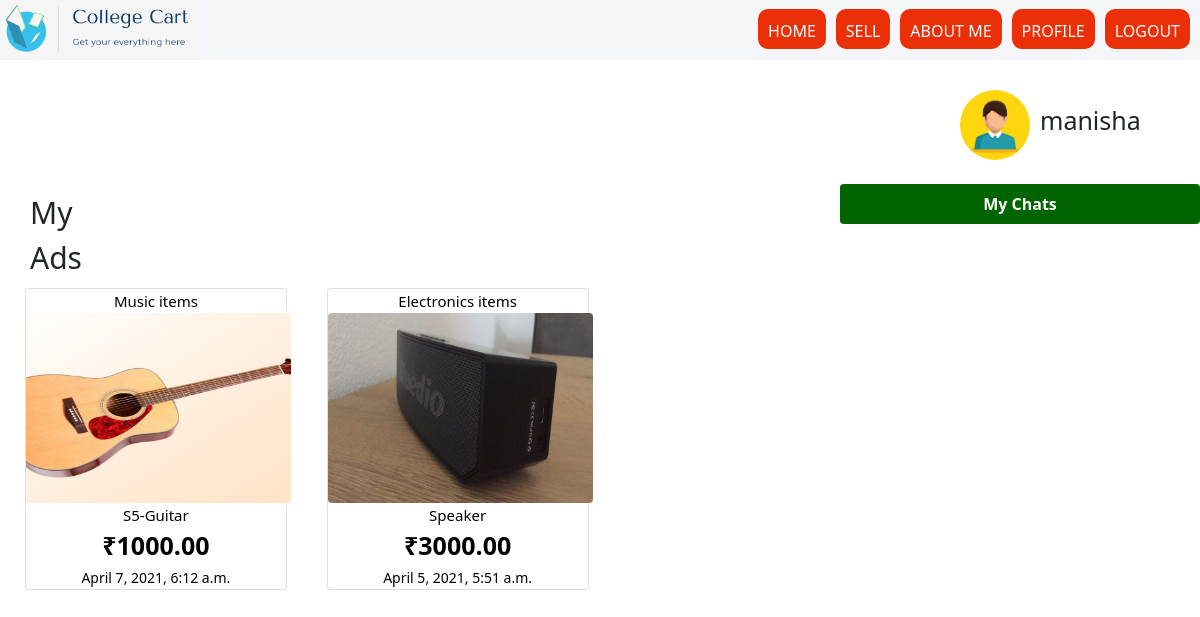
The app's page /shop/profile/ (signed in) with its own data.
### shop/models.py (models this page shows)
class item(models.Model):
	user=models.ForeignKey(User, on_delete=models.CASCADE)
	category=models.ForeignKey(Category, on_delete=models.CASCADE)
	subcategoryname=models.ForeignKey(subcategory, on_delete=models.CASCADE)
	title=models.CharField(max_length=1000,null=False, blank=False)
	image=models.ImageField(null= False, blank=False, upload_to="itemimage" )
	description=models.CharField(max_length=1000, null=False, blank=False)
	price = models.DecimalField(max_digits=10, decimal_places=2)
	address=models.CharField(max_length=1000,null=False, blank=False)
	available = models.BooleanField(default=True)
	published_on=models.DateTimeField(auto_now=True)

class Category(models.Model):
	name=models.CharField(max_length=100)
	def __str__(self):
		return self.name

### shop/views.py (the view)
# urls.py: path('profile/',views.profileView,name="profile"),
@login_required
def profileView(request):
	logged_in_user = request.user
	logged_in_user_items = item.objects.filter(user=logged_in_user,available=True)
	return render(request, 'profile.html', {'items':logged_in_user_items})

### shop/context_processors.py (called while the page is built)
def menu_categories(request):
    categories = Category.objects.all()
    return {'menu_categories':categories}

### shop/templates/profile.html (shortened to what this page needs)
{% extends 'index.html' %}
{% block content %}
{% load static %}
<div id="container1" style="background-color:#f5f6fa;">
    <div class="headline" style="display: flex; flex-direction: row; justify-content: space-between;">
    <div class="image" style="display: flex;"><img src="{% static './logo1.PNG' %}" style="width: 200px; height: 60px;">
    </div>
    <div class="tags" style="display: flex;">
        <div class="icons" style="display: flex; flex-direction: row; justify-content: space-around;">
            <div class="small1" style="display: flex;"><button class="button" style="border: none; padding: 10px; margin-right: 10px; height: 40px; margin-top: 9px; border-radius: 10px; color: white;"><a href="{% url 'index' %}" style="text-decoration: none; color: white;">HOME</a></button></div>
            <div class="small2" style="display: flex;"><button class="button" style="border: none; padding: 10px; margin-right: 10px; height: 40px; margin-top: 9px; border-radius: 10px; color: white;"><a href="{% url 'ad' %}" style="text-decoration: none; color: white;">SELL</a></button></div>
            <div class="small3" style="display: flex;"><button class="button" style="border: none; padding: 10px; margin-right: 10px; height: 40px; margin-top: 9px; border-radius: 10px; color: white;"><a href="{% url 'about' %}" style="text-decoration: none; color: white;">ABOUT ME</a></button></div>
            <div class="small4" style="display: flex;"><button class="button" style="border: none; padding: 10px; margin-right: 10px; height: 40px; margin-top: 9px; border-radius: 10px; color: white;"><a href="{% url 'profile' %}" style="text-decoration: none; color: white;">PROFILE</a></button></div>
            <div class="small5" style="display: flex;"><button class="button" style="border: none; padding: 10px; margin-right: 10px; height: 40px; margin-top: 9px; border-radius: 10px; color: white;"><a href="{% url 'logout' %}" style="text-decoration: none; color: white;">LOGOUT</a></button></div>
        </div>
    </div>
    </div>
</div>
<div style="margin-left: 30px; font-size: 20px; margin-top: 30px;">
    <img src="{% static './ava.jpg'%}" style="height: 70px; width: 70px; border-radius: 50%; margin-left: 930px;"><span style="font-size: 25px; margin-left: 10px;">{{user.username}}</span><br></div>
<div style="display: flex;">
<div style="margin-left: 30px; font-size: 30px; margin-top: 30px;">My Ads</div>
<div class="chat">
    <br><a href="http://127.0.0.1:8000/chat/chatwith{{user.username}}/?username={{user.username}}"><button id="btn1" type="button" style="margin-left: 750px;"><b>My Chats</b></button></a>
</div>
</div>
<div class="row" style="margin-left: 5px;">
    {% for y in items %}
        <div class="col-sm-3">
            <a href="{% url 'detail' y.id %}" style="text-decoration: none; color: black;">
            <div class="card m-2">
            <center>
            <small class="" style="text-align: center; font-size: 15px;;">{{y.category}}</small><br>
            <img src="{{y.image.url}}" alt="" class="card" height="190px" width="265px" style="border: none;">
            <small style="text-align: center; font-size: 15px;">{{y.title}}</small><br>
            <small class="" style="text-align: center; font-size: 25px;"><b>&#8377;{{y.price}}</b></small><br>
            <small class="" style="text-align: center;">{{y.published_on}}</small><br>
            </center>
            </div>
            </a>
        </div>
    {% endfor %}
</div>
{% endblock %}

### shop/templates/index.html (style rules this page uses)
.button { background-color: #eb2f06; cursor: pointer; }

### shop/templates/profile.html (style rules this page uses)
#btn1 { width: 360px; background-color: darkgreen; height: 40px; margin-left: 24px; border: none; color: white; border-radius: 4px; }

### records on screen
item: category "Music items", image (picture), title "S5-Guitar", price "1000.00", published_on "April 7, 2021, 6:12 a.m."
item: category "Electronics items", image (picture), title "Speaker", price "3000.00", published_on "April 5, 2021, 5:51 a.m."

### other values on screen
{{ user.username }} "manisha"
